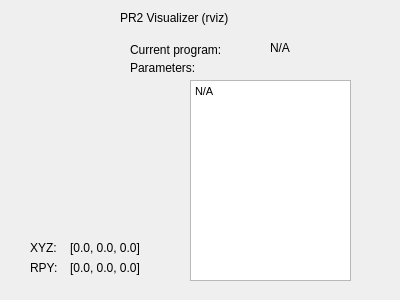
<?xml version="1.0" encoding="UTF-8"?>
<ui version="4.0">
 <class>PR2RobotVisualizer</class>
 <widget class="QWidget" name="PR2RobotVisualizer">
  <property name="geometry">
   <rect>
    <x>0</x>
    <y>0</y>
    <width>400</width>
    <height>300</height>
   </rect>
  </property>
  <property name="windowTitle">
   <string>Dialog</string>
  </property>
  <widget class="QLabel" name="label">
   <property name="geometry">
    <rect>
     <x>120</x>
     <y>10</y>
     <width>151</width>
     <height>16</height>
    </rect>
   </property>
   <property name="text">
    <string>PR2 Visualizer (rviz)</string>
   </property>
  </widget>
  <widget class="QLabel" name="label_2">
   <property name="geometry">
    <rect>
     <x>30</x>
     <y>240</y>
     <width>31</width>
     <height>16</height>
    </rect>
   </property>
   <property name="text">
    <string>XYZ:</string>
   </property>
  </widget>
  <widget class="QLabel" name="XYZCoords">
   <property name="geometry">
    <rect>
     <x>70</x>
     <y>240</y>
     <width>101</width>
     <height>16</height>
    </rect>
   </property>
   <property name="text">
    <string>[0.0, 0.0, 0.0]</string>
   </property>
  </widget>
  <widget class="QLabel" name="label_3">
   <property name="geometry">
    <rect>
     <x>30</x>
     <y>260</y>
     <width>31</width>
     <height>16</height>
    </rect>
   </property>
   <property name="text">
    <string>RPY:</string>
   </property>
  </widget>
  <widget class="QLabel" name="RPYCoords">
   <property name="geometry">
    <rect>
     <x>70</x>
     <y>260</y>
     <width>101</width>
     <height>16</height>
    </rect>
   </property>
   <property name="text">
    <string>[0.0, 0.0, 0.0]</string>
   </property>
  </widget>
  <widget class="QLabel" name="label_4">
   <property name="geometry">
    <rect>
     <x>130</x>
     <y>40</y>
     <width>131</width>
     <height>20</height>
    </rect>
   </property>
   <property name="text">
    <string>Current program: </string>
   </property>
  </widget>
  <widget class="QLabel" name="rviz_currentProgramLbl">
   <property name="geometry">
    <rect>
     <x>270</x>
     <y>40</y>
     <width>121</width>
     <height>16</height>
    </rect>
   </property>
   <property name="text">
    <string>N/A</string>
   </property>
  </widget>
  <widget class="QLabel" name="label_5">
   <property name="geometry">
    <rect>
     <x>130</x>
     <y>60</y>
     <width>141</width>
     <height>16</height>
    </rect>
   </property>
   <property name="text">
    <string>Parameters:</string>
   </property>
  </widget>
  <widget class="QTextEdit" name="rviz_Parameters">
   <property name="geometry">
    <rect>
     <x>190</x>
     <y>80</y>
     <width>161</width>
     <height>201</height>
    </rect>
   </property>
   <property name="html">
    <string>&lt;!DOCTYPE HTML PUBLIC &quot;-//W3C//DTD HTML 4.0//EN&quot; &quot;http://www.w3.org/TR/REC-html40/strict.dtd&quot;&gt;
&lt;html&gt;&lt;head&gt;&lt;meta name=&quot;qrichtext&quot; content=&quot;1&quot; /&gt;&lt;style type=&quot;text/css&quot;&gt;
p, li { white-space: pre-wrap; }
&lt;/style&gt;&lt;/head&gt;&lt;body style=&quot; font-family:'Ubuntu'; font-size:11pt; font-weight:400; font-style:normal;&quot;&gt;
&lt;p style=&quot; margin-top:0px; margin-bottom:0px; margin-left:0px; margin-right:0px; -qt-block-indent:0; text-indent:0px;&quot;&gt;&lt;span style=&quot; font-family:'MS Shell Dlg 2'; font-size:8.25pt;&quot;&gt;N/A&lt;/span&gt;&lt;/p&gt;
&lt;p style=&quot;-qt-paragraph-type:empty; margin-top:0px; margin-bottom:0px; margin-left:0px; margin-right:0px; -qt-block-indent:0; text-indent:0px; font-family:'MS Shell Dlg 2'; font-size:8.25pt;&quot;&gt;&lt;br /&gt;&lt;/p&gt;&lt;/body&gt;&lt;/html&gt;</string>
   </property>
  </widget>
 </widget>
 <resources/>
 <connections/>
</ui>
